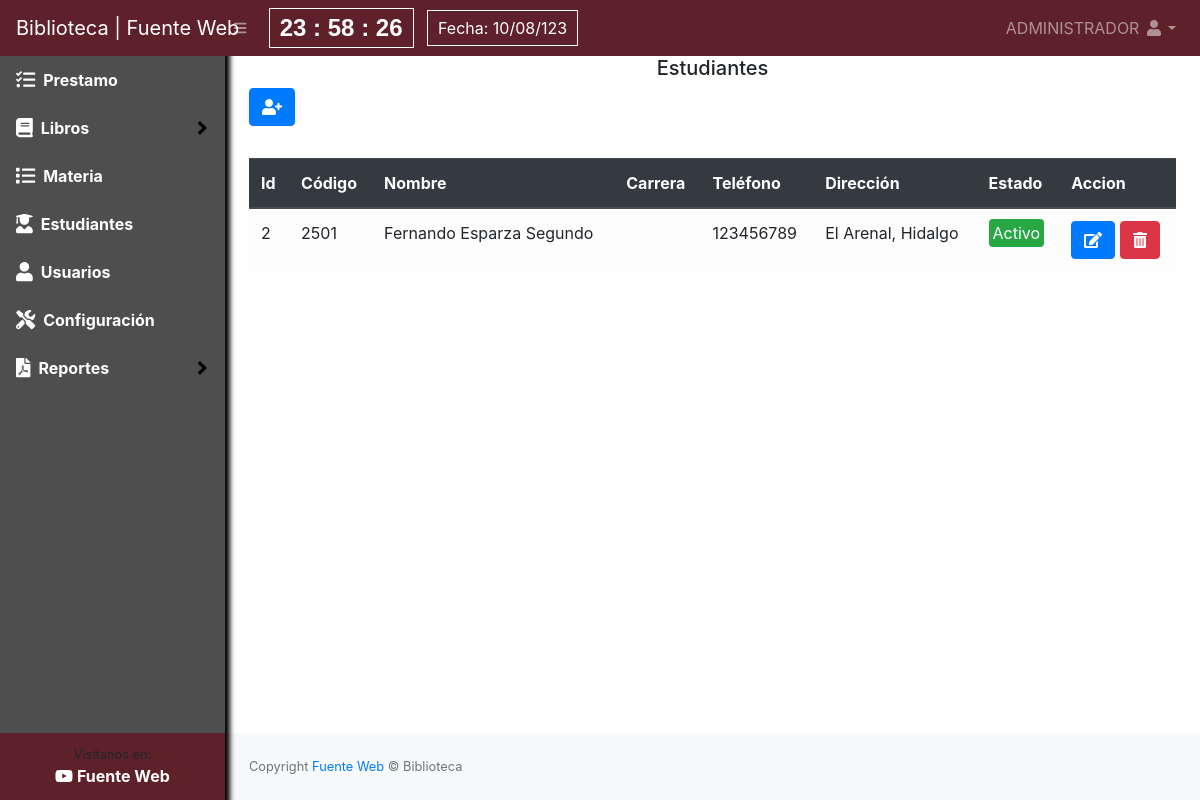
Page /estudiantes (signed in) on the committed database.
### tables this page shows
CREATE TABLE `estudiante` (
  `id` int(11) NOT NULL,
  `codigo` varchar(20) NOT NULL,
  `dni` varchar(20) NOT NULL,
  `nombre` varchar(150) NOT NULL,
  `carrera` varchar(255) NOT NULL,
  `direccion` text NOT NULL,
  `telefono` varchar(15) NOT NULL,
  `estado` int(11) NOT NULL DEFAULT 1
);

### Libraries/Core/Views.php (called while the page is built)
<?php
class Views{
    function getView($controller, $view, $data="", $alert="", $config = "", $cliente = "")
    {
        $controller = get_class($controller);
        if ($controller == "Home") {
            $view = "Views/".$view.".php";
        }else{
            $view = "Views/" . $controller . "/" . $view . ".php";
        }
        require_once($view);
    }
}
?>

### Controller/Estudiantes.php (called while the page is built, shortened)
<?php
class Estudiantes extends Controllers
{
    public function estudiantes()
    {
        $data = $this->model->selectEstudiante();
        $this->views->getView($this, "listar", $data);
    }
}
?>

### index.php (called while the page is built, shortened)
<?php
require_once("Helpers/Helpers.php");
require_once("Libraries/Core/Load.php");
?>

### Libraries/Core/Mysql.php (called while the page is built, shortened)
<?php
class Mysql extends Conexion{
    private $conexion;
    function __construct()
    {
        $this->conexion = new Conexion();
        $this->conexion = $this->conexion->conect();
    }
    public function select_all(string $query){
        $this->strquery = $query;
        $result = $this->conexion->prepare($this->strquery);
        $result->execute();
        $data = $result->fetchall(PDO::FETCH_ASSOC);
        return $data;
    }
}
?>

### Libraries/Core/Conexion.php (called while the page is built)
<?php
class Conexion{
    private $conect;
    public function __construct()
    {
      $conexion = "mysql:host=".HOST.";dbname=".BD.";.CHARSET.";
      try {
          $this->conect = new PDO($conexion, DB_USER, PASS);
          $this->conect->setAttribute(PDO::ATTR_ERRMODE, PDO::ERRMODE_EXCEPTION);
      } catch (PDOException $e) {
          $this->conect = "Error en la conexion";
          echo "Error: " . $e->getMessage();
      }
    }
    public function conect()
    {
        return $this->conect;
    }
}
?>

### Models/EstudiantesModel.php (called while the page is built, shortened)
<?php
class EstudiantesModel extends Mysql{
    public function selectEstudiante()
    {
        $sql = "SELECT * FROM estudiante";
        $res = $this->select_all($sql);
        return $res;
    }
}
?>

### Helpers/Helpers.php (called while the page is built, shortened)
<?php
function base_url()
{
    return BASE_URL;
}
?>

### Views/estudiantes/listar.php (the view, shortened to what this page needs)
<div id="layoutSidenav_content">
    <main>
        <div class="container-fluid">
            <h5 class="text-center">Estudiantes</h5>
            <div class="row">
                <div class="col-lg-12">
                    <button class="btn btn-primary mb-2" type="button" data-toggle="modal" data-target="#nuevoEstudiante"><i class="fas fa-user-plus"></i></button>
                    <div class="table-responsive">
                        <table class="table table-light mt-4" id="table">
                            <thead class="thead-dark">
                                <tr>
                                    <th>Id</th>
                                    <th>Código</th>
                                    <th>Nombre</th>
                                    <th>Carrera</th>
                                    <th>Teléfono</th>
                                    <th>Dirección</th>
                                    <th>Estado</th>
                                    <th>Accion</th>
                                </tr>
                            </thead>
                            <tbody>
                                <?php foreach ($data as $estudiante) {
                                    if ($estudiante['estado'] == 1) {
                                        $estado = '<span class="badge-success p-1 rounded">Activo</span>';
                                    } else {
                                        $estado = '<span class="badge-danger p-1 rounded">Inactivo</span>';
                                    }
                                ?>
                                    <tr>
                                        <td><?php echo $estudiante['id']; ?></td>
                                        <td><?php echo $estudiante['codigo']; ?></td>
                                        <td><?php echo $estudiante['nombre']; ?></td>
                                        <td><?php echo $estudiante['carrera']; ?></td>
                                        <td><?php echo $estudiante['telefono']; ?></td>
                                        <td><?php echo $estudiante['direccion']; ?></td>
                                        <td><?php echo $estado; ?></td>
                                        <td>
                                            <a class="btn btn-primary" href="<?php echo base_url() ?>estudiantes/editar?id=<?php echo $estudiante['id'] ?>"><i class="fas fa-edit"></i></a>
                                            <?php if ($estudiante['estado'] == 1) { ?>
                                                <form method="post" action="<?php echo base_url() ?>estudiantes/eliminar" class="d-inline eliminar">
                                                    <button class="btn btn-danger" type="submit"><i class="fas fa-trash-alt"></i></button>
                                                </form>
                                            <?php } ?>
                                        </td>
                                    </tr>
                                <?php } ?>
                            </tbody>
                        </table>
                    </div>
                </div>
            </div>
        </div>
    </main>

### rows in the picture
estudiante: id "2", codigo "2501", nombre "Fernando Esparza Segundo", telefono "123456789", direccion "El Arenal, Hidalgo", estado "Activo"

### other values in the picture
$_SESSION['nombre'] "ADMINISTRADOR"
